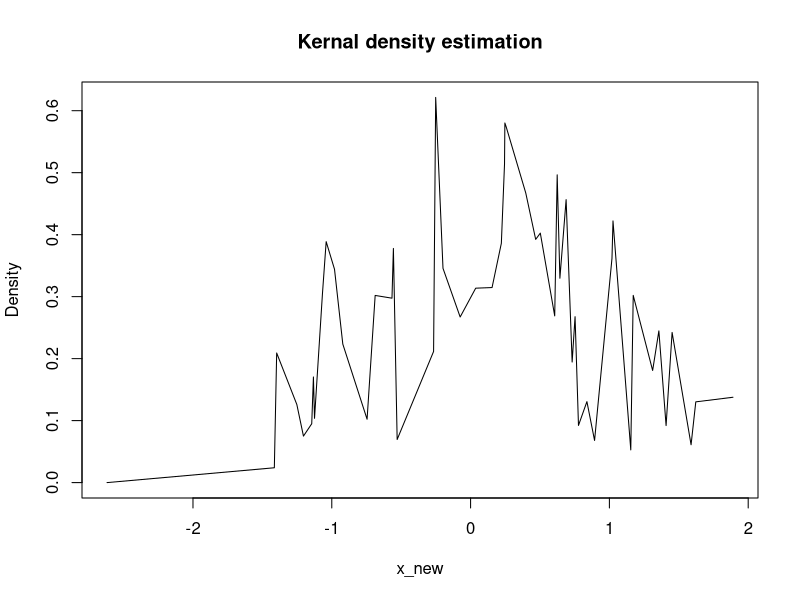
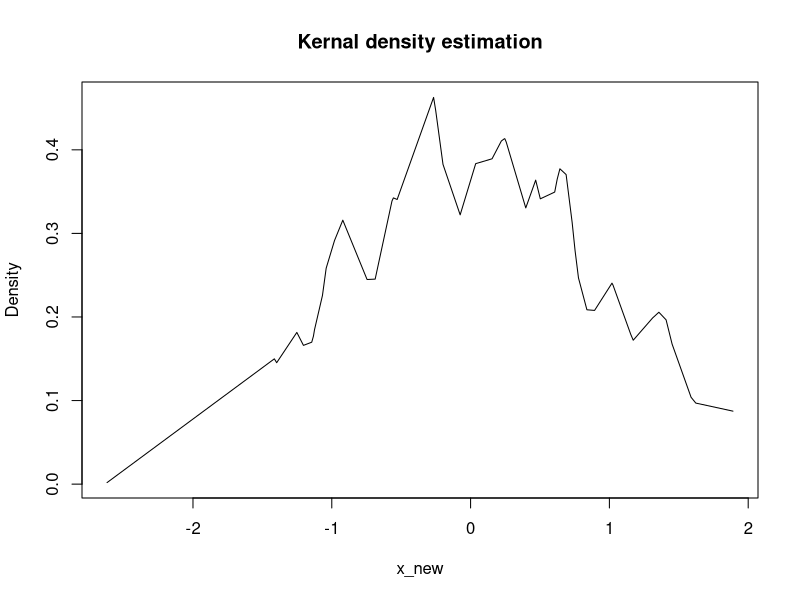
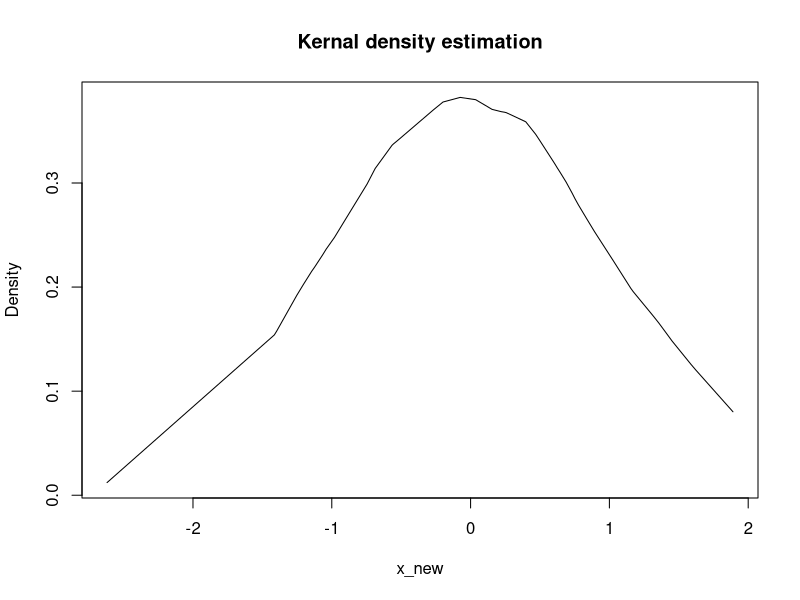
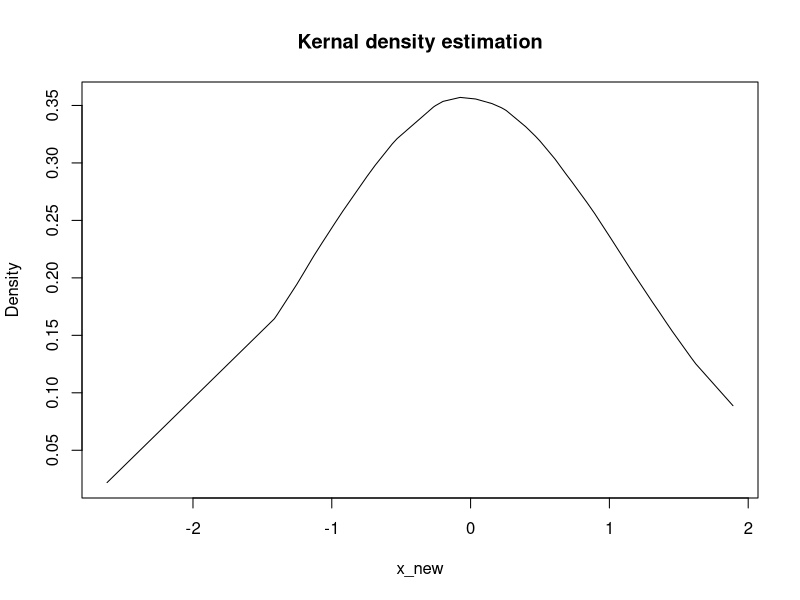
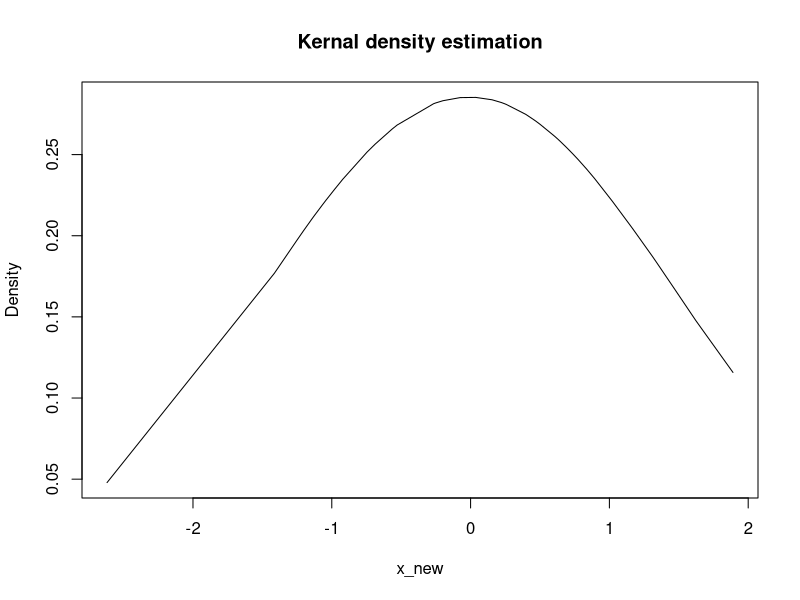
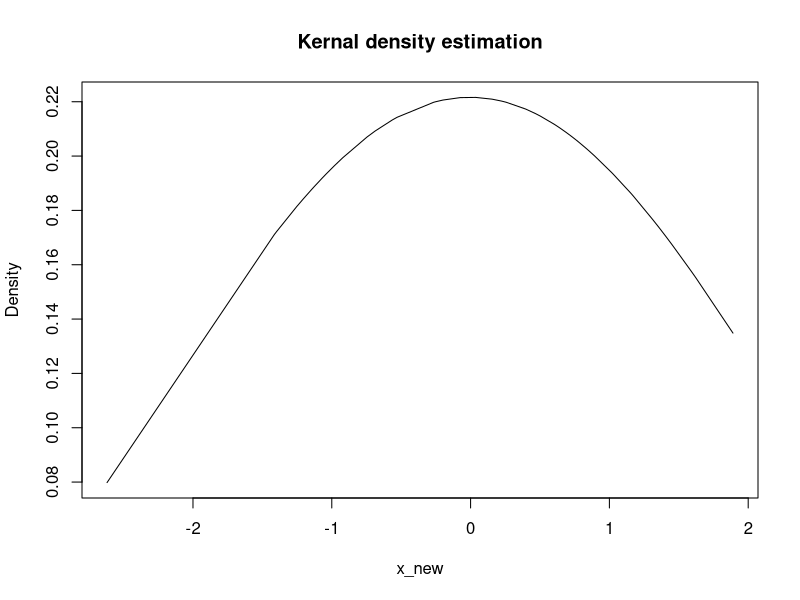

Recreate these plots in R, in order.
## ---- chunk 1
knitr::opts_chunk$set(error = TRUE)
## ---- chunk 2
set.seed(6909)
#write out the Epanechnikov kernel function
kernel_epan <- function(x) {
ran <- as.numeric(abs(x) <= 1)
val <- (3/4) * ( 1 - x^2 ) * ran
return(val)
}

#write out the Epanechnikov density function
i = 1
h = 1
kern_density <- function(x, h, x_new){
  dst_est <- numeric()
  for (i in 1:length(x_new)){
    dst_est[i] <- mean(kernel_epan((x_new[i]-x)/h))/h
  }
  dst_est
}

#visualize different bandwidths
x <- rnorm(1000, 0, 1)
x_new <- sort(rnorm(50, 0, 1))
h = c(0.01, 0.1, 0.5, 1, 2, 3)
for (i in h){
  plot(x_new, kern_density(x,i,x_new), ylab = "Density", main = "Kernal density estimation", type = "l")  
}
## ---- chunk 3
library(glmnet)
# KKT check function
#Return: 
#A logical vector indicating where the KKT conditions have been violated by the variables that are currently zero.
check_kkt <- function(y, X, b, lambda) {
  resids <- y - X %*% b 
  s <- apply(X, 2, function(xj) crossprod(xj, resids)) / lambda / nrow(X)
  (b == 0) & (abs(s) >= 1)
}

##use iris as dataset

x <- scale(model.matrix(Sepal.Length ~. -1, iris))
y <- iris[,1]


#implement lasso regression

#Check which variables violate KKT condition
#Return: logical vector indicating where the KKT conditions have been violated
lasso_reg_with_screening <- function(x, y){
  m1 <- cv.glmnet(x,y,alpha=1)
  #use 1se as the criteria to choose lambda
  lambda <- m1$lambda.1se
  b <- m1$glmnet.fit$beta[, m1$lambda == lambda]
  check_kkt(y, x, b, lambda)
}
lasso_reg_with_screening(x,y)

